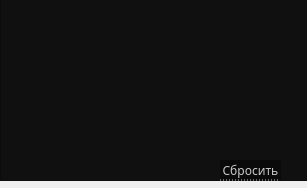
   <widget class="QWidget" name="rpm">
    <property name="geometry">
     <rect>
      <x>0</x>
      <y>0</y>
      <width>307</width>
      <height>188</height>
     </rect>
    </property>
    <attribute name="icon">
     <iconset>
      <normaloff>../../images/down-arrow.png</normaloff>../../images/down-arrow.png</iconset>
    </attribute>
    <attribute name="label">
     <string>Скорость об.\мин. (RPM)</string>
    </attribute>
    <widget class="QFrame" name="frameRpm">
     <property name="geometry">
      <rect>
       <x>0</x>
       <y>-10</y>
       <width>311</width>
       <height>191</height>
      </rect>
     </property>
     <property name="styleSheet">
      <string notr="true">QFrame{
	background-color: #101010;
}
</string>
     </property>
     <property name="frameShape">
      <enum>QFrame::StyledPanel</enum>
     </property>
     <property name="frameShadow">
      <enum>QFrame::Raised</enum>
     </property>
     <widget class="QTableWidget" name="tableRpm">
      <property name="enabled">
       <bool>true</bool>
      </property>
      <property name="geometry">
       <rect>
        <x>10</x>
        <y>0</y>
        <width>291</width>
        <height>161</height>
       </rect>
      </property>
      <property name="font">
       <font>
        <family>Montserrat Medium</family>
        <stylestrategy>PreferAntialias</stylestrategy>
       </font>
      </property>
      <property name="mouseTracking">
       <bool>true</bool>
      </property>
      <property name="focusPolicy">
       <enum>Qt::NoFocus</enum>
      </property>
      <property name="autoFillBackground">
       <bool>false</bool>
      </property>
      <property name="styleSheet">
       <string notr="true">QTableWidget QTableCornerButton::section
{
	
	background: rgb(30, 30, 30);
	border-style: solid;
	border-width: 1px;
}

QTableWidget::item
{
 	border-bottom: 1px solid rgb(60,60,60); 
	border-right: 0px;
	border-left: 0px;
	border-top:0px;
}

QTableView
{
	background-color: #101010;
	color: #dddddd;
	border-top: 0px;
	border-right: 0px;
	border-left: 0px;
	border-bottom: 0px;
}

QTableWidget::item:hover {
    color: white;
	border-bottom: 1px solid rgb(180,180,180);
}      

QTableWidget::item:selected
{
 	color: white;
	border-bottom: 1px solid rgb(180,180,180);
}

QScrollBar:vertical {
	border: none;
    background-color: #151515;
    width: 8px;
    margin: 15px 0 15px 0;
	border-radius: 0px;
 }

/*  HANDLE BAR VERTICAL */
QScrollBar::handle:vertical {	
	background-color: #151515;
	min-height: 30px;
	border-radius: 0px;
	border: 1px solid;
	border-right: 0px;
	border-color: rgb(60,60,60);
}
QScrollBar::handle:vertical:hover{	
	background-color:  rgb(50,50,50);
	border-color: rgb(60,60,60);
}
QScrollBar::handle:vertical:pressed {	
	background-color: rgb(120, 0, 2);
}

/* BTN TOP - SCROLLBAR */
QScrollBar::sub-line:vertical {
	background-color: #151515;
	height: 15px;
	subcontrol-position: top;
	subcontrol-origin: margin;
	border: 0px;
	border-bottom: 1px solid rgb(180, 0, 0);
}
QScrollBar::sub-line:vertical:hover {	
	background-color: #575757;
	border-color: #242424;
}
QScrollBar::sub-line:vertical:pressed {	
	background-color: rgb(120, 0, 2);
}

/* BTN BOTTOM - SCROLLBAR */
QScrollBar::add-line:vertical {
	background-color: #151515;
	height: 15px;
	subcontrol-position: bottom;
	subcontrol-origin: margin;
	border: 1px solid;
	border-color: rgb(60,60,60);
	border: 1px solid;
	border-top:1px solid rgb(180, 0, 0);
	border-right: 0px;
	border-bottom: 0px;
}
QScrollBar::add-line:vertical:hover {	
	background-color: #575757;
	border-color: #242424;
}
QScrollBar::add-line:vertical:pressed {	
	background-color: rgb(120, 0, 2);
}
/* RESET ARROW */
QScrollBar::up-arrow:vertical, QScrollBar::down-arrow:vertical {
	background: none;
}

QScrollBar::add-page:vertical, QScrollBar::sub-page:vertical {
	background: none;
}</string>
      </property>
      <property name="editTriggers">
       <set>QAbstractItemView::AnyKeyPressed|QAbstractItemView::EditKeyPressed|QAbstractItemView::SelectedClicked</set>
      </property>
      <property name="selectionMode">
       <enum>QAbstractItemView::MultiSelection</enum>
      </property>
      <property name="selectionBehavior">
       <enum>QAbstractItemView::SelectRows</enum>
      </property>
      <property name="showGrid">
       <bool>false</bool>
      </property>
      <property name="gridStyle">
       <enum>Qt::SolidLine</enum>
      </property>
      <property name="sortingEnabled">
       <bool>true</bool>
      </property>
      <attribute name="horizontalHeaderVisible">
       <bool>false</bool>
      </attribute>
      <attribute name="horizontalHeaderCascadingSectionResizes">
       <bool>true</bool>
      </attribute>
      <attribute name="horizontalHeaderDefaultSectionSize">
       <number>120</number>
      </attribute>
      <attribute name="horizontalHeaderHighlightSections">
       <bool>false</bool>
      </attribute>
      <attribute name="horizontalHeaderMinimumSectionSize">
       <number>15</number>
      </attribute>
      <attribute name="horizontalHeaderShowSortIndicator" stdset="0">
       <bool>true</bool>
      </attribute>
      <attribute name="horizontalHeaderStretchLastSection">
       <bool>false</bool>
      </attribute>
      <attribute name="verticalHeaderVisible">
       <bool>false</bool>
      </attribute>
      <attribute name="verticalHeaderCascadingSectionResizes">
       <bool>false</bool>
      </attribute>
      <attribute name="verticalHeaderMinimumSectionSize">
       <number>10</number>
      </attribute>
      <column>
       <property name="text">
        <string>Выбор</string>
       </property>
      </column>
      <column>
       <property name="text">
        <string>Название</string>
       </property>
      </column>
     </widget>
     <widget class="QPushButton" name="btnResetRpm">
      <property name="geometry">
       <rect>
        <x>220</x>
        <y>170</y>
        <width>61</width>
        <height>21</height>
       </rect>
      </property>
      <property name="font">
       <font>
        <family>Montserrat Medium</family>
        <pointsize>9</pointsize>
       </font>
      </property>
      <property name="styleSheet">
       <string notr="true">QPushButton
{	
	background-color: rgb(10, 10, 10);
	color:  rgb(200,200, 200);
	border: 0px;
	border-bottom: 1px dotted rgb(200, 200, 200);
}

QPushButton::hover
{
	color: red;
	border-bottom: 1px dotted red;
}
</string>
      </property>
      <property name="text">
       <string>Сбросить</string>
      </property>
     </widget>
    </widget>
   </widget>
